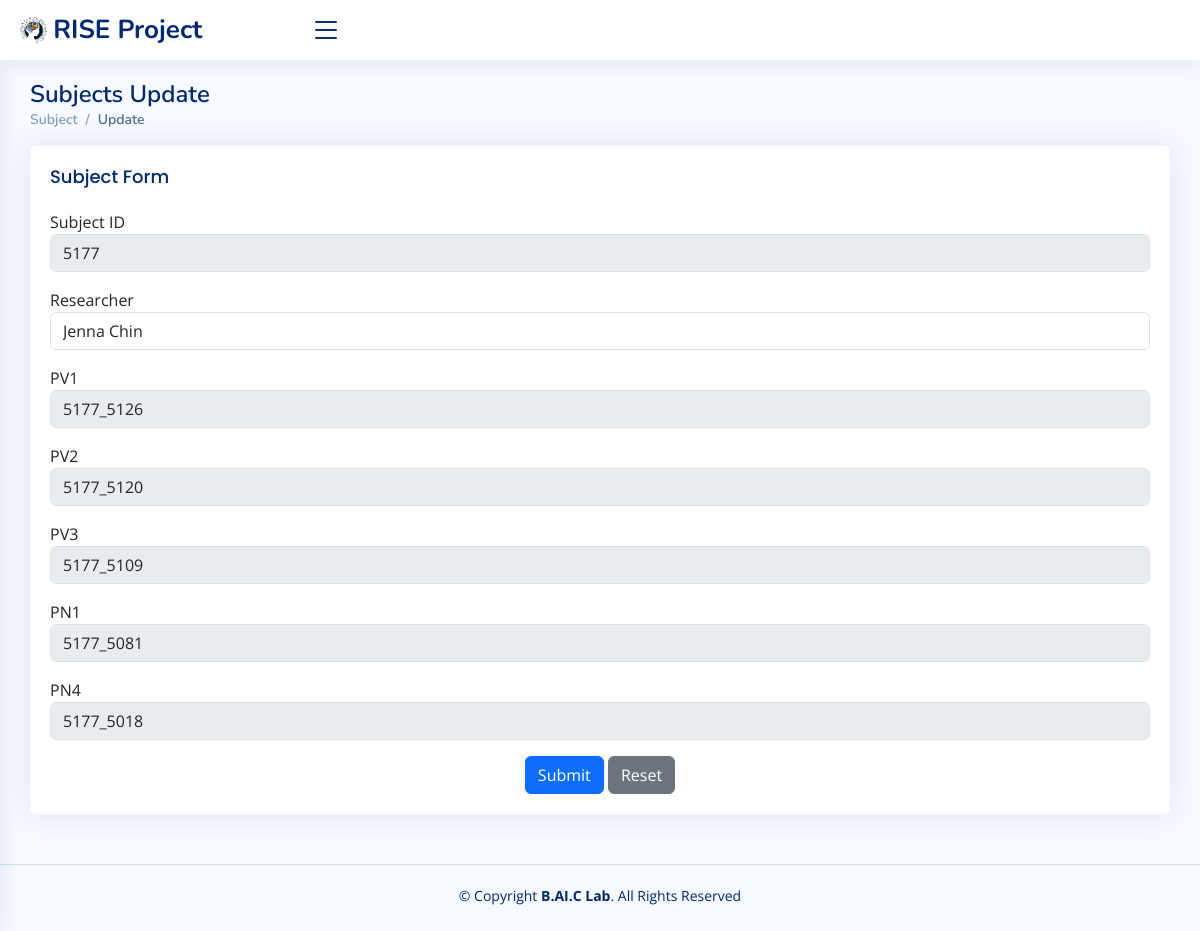
Page /subjectUpdate/5177 on the earlier database version.
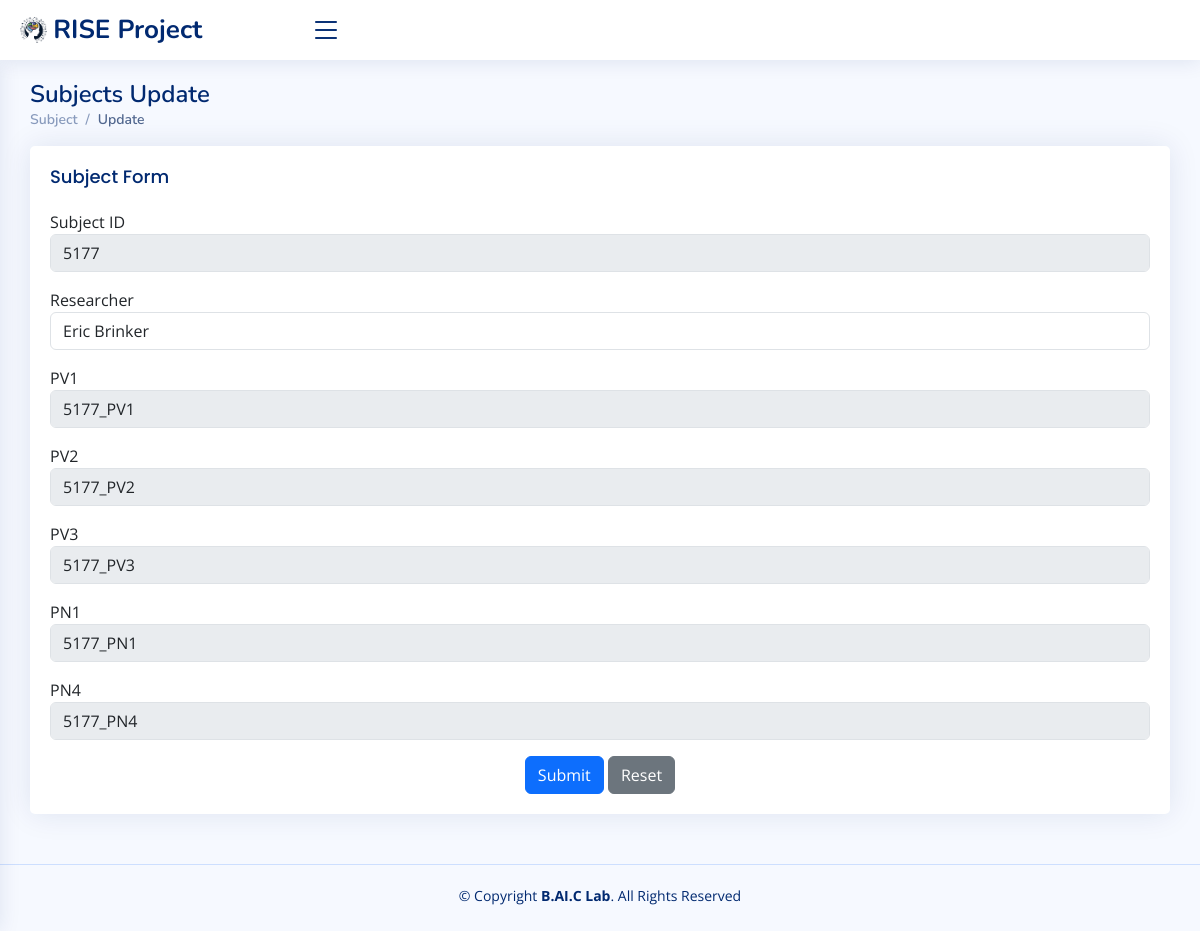
Same page on the later database version.
### rise/models.py (models this page shows, shortened)
class Subject(models.Model):
    subject_id = models.CharField(max_length=20, primary_key=True)
    researcher = models.CharField(max_length=20)
    pv1 = models.CharField(max_length=20)
    pv2 = models.CharField(max_length=20)
    pv3 = models.CharField(max_length=20)
    pn1 = models.CharField(max_length=20)
    pn4 = models.CharField(max_length=20)
    class Meta:
        app_label = 'rise'

### rise/views.py (the view)
# urls.py: path('subjectUpdate/<str:subject_id>', subject_update, name='subject_update'),
def subject_update(request, subject_id):
    subject = Subject.objects.get(subject_id=subject_id)
    if request.method == 'POST':
        form = SubjectForm(request.POST)
        if form.clean_researcher_field():
            Subject.objects.filter(subject_id=subject_id).update(researcher=form.data.get('researcher'), )
            return redirect('/home')
    else:
        form = SubjectForm(instance=subject)
        return render(request, 'subject_update.html', {'form': form})
    return redirect('/home')

### rise/forms.py (shortened to what this page needs)
class SubjectForm(forms.ModelForm):
    class Meta:
        model = Subject
        fields = ['subject_id', 'researcher', 'pv1', 'pv2', 'pv3', 'pn1', 'pn4']

### rise/templates/subject_update.html (shortened to what the changed rows need)
<!DOCTYPE html>
<html lang="en">
{% load static %}
<head>
  <link href="{% static 'assets/vendor/bootstrap/css/bootstrap.min.css' %}" rel="stylesheet">
  <link href="{% static 'assets/vendor/bootstrap-icons/bootstrap-icons.css' %}" rel="stylesheet">
  <link href="{% static 'assets/vendor/boxicons/css/boxicons.min.css' %}" rel="stylesheet">
  <link href="{% static 'assets/vendor/quill/quill.snow.css' %}" rel="stylesheet">
  <link href="{% static 'assets/vendor/quill/quill.bubble.css' %}" rel="stylesheet">
  <link href="{% static 'assets/vendor/remixicon/remixicon.css' %}" rel="stylesheet">
  <link href="{% static 'assets/vendor/simple-datatables/style.css' %}" rel="stylesheet">
  <link href="{% static 'assets/css/style.css' %}" rel="stylesheet">
</head>
<body>
  <main id="main" class="main">
    <div class="pagetitle">
      <h1>
          Subjects Update
      </h1>
    </div>
        <div class="col-lg-12">
          <div class="card">
            <div class="card-body">
              <form class="row g-3 needs-validation" method="POST" novalidate>
                <div class="col-12">
                  <label for="{{ form.subject_id.id_for_label }}">Subject ID</label>
                  <input type="text" class="form-control" id="{{ form.subject_id.id_for_label }}" name="{{ form.subject_id.name }}" value="{{ form.subject_id.value }}" disabled >
                </div>
                <div class="col-12">
                  <label for="{{ form.researcher.id_for_label }}">Researcher</label>
                  <input type="text" class="form-control" id="{{ form.researcher.id_for_label }}" name="{{ form.researcher.name }}" value="{{ form.researcher.value }}" required>
                </div>
                <div class="col-12">
                    <label for="{{ form.pv1.id_for_label }}">PV1</label>
                    <input type="text" class="form-control" id="{{ form.pv1.id_for_label }}" name="{{ form.pv1.name }}" value="{{ form.pv1.value }}" disabled>
                </div>
                <div class="col-12">
                    <label for="{{ form.pv2.id_for_label }}">PV2</label>
                    <input type="text" class="form-control" id="{{ form.pv2.id_for_label }}" name="{{ form.pv2.name }}" value="{{ form.pv2.value }}" disabled>
                </div>
                <div class="col-12">
                    <label for="{{ form.pv3.id_for_label }}">PV3</label>
                    <input type="text" class="form-control" id="{{ form.pv3.id_for_label }}" name="{{ form.pv3.name }}" value="{{ form.pv3.value }}" disabled>
                </div>
                <div class="col-12">
                    <label for="{{ form.pn1.id_for_label }}">PN1</label>
                    <input type="text" class="form-control" id="{{ form.pn1.id_for_label }}" name="{{ form.pn1.name }}" value="{{ form.pn1.value }}" disabled>
                </div>
                <div class="col-12">
                    <label for="{{ form.pn4.id_for_label }}">PN4</label>
                    <input type="text" class="form-control" id="{{ form.pn4.id_for_label }}" name="{{ form.pn4.name }}" value="{{ form.pn4.value }}" disabled>
                </div>
              </form>
            </div>
          </div>
        </div>
  </main>
</body>
</html>

Differences in the rows shown:
changed Subject id 5177: researcher "Jenna Chin" → "Eric Brinker"; pv1 "5177_5126" → "5177_PV1"; pv2 "5177_5120" → "5177_PV2"; pv3 "5177_5109" → "5177_PV3"; pn1 "5177_5081" → "5177_PN1"; pn4 "5177_5018" → "5177_PN4"
